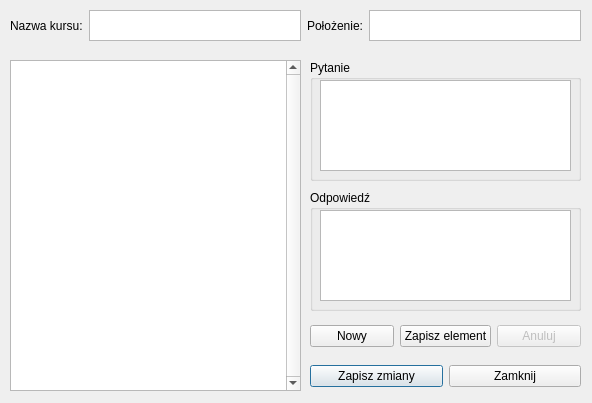
<?xml version="1.0" encoding="UTF-8"?>
<ui version="4.0">
 <class>CourseEdit</class>
 <widget class="QDialog" name="CourseEdit">
  <property name="geometry">
   <rect>
    <x>0</x>
    <y>0</y>
    <width>592</width>
    <height>403</height>
   </rect>
  </property>
  <property name="windowTitle">
   <string>Edycja kursu</string>
  </property>
  <widget class="QWidget" name="layoutWidget">
   <property name="geometry">
    <rect>
     <x>310</x>
     <y>360</y>
     <width>271</width>
     <height>33</height>
    </rect>
   </property>
   <layout class="QHBoxLayout">
    <property name="spacing">
     <number>6</number>
    </property>
    <property name="margin">
     <number>0</number>
    </property>
    <item>
     <widget class="QPushButton" name="okButton">
      <property name="text">
       <string>Zapisz zmiany</string>
      </property>
     </widget>
    </item>
    <item>
     <widget class="QPushButton" name="cancelButton">
      <property name="text">
       <string>Zamknij</string>
      </property>
     </widget>
    </item>
   </layout>
  </widget>
  <widget class="QTableView" name="tableView">
   <property name="geometry">
    <rect>
     <x>10</x>
     <y>60</y>
     <width>291</width>
     <height>331</height>
    </rect>
   </property>
   <property name="verticalScrollBarPolicy">
    <enum>Qt::ScrollBarAlwaysOn</enum>
   </property>
   <property name="alternatingRowColors">
    <bool>true</bool>
   </property>
   <property name="selectionMode">
    <enum>QAbstractItemView::SingleSelection</enum>
   </property>
   <property name="selectionBehavior">
    <enum>QAbstractItemView::SelectRows</enum>
   </property>
   <property name="verticalScrollMode">
    <enum>QAbstractItemView::ScrollPerItem</enum>
   </property>
  </widget>
  <widget class="QGroupBox" name="gbQuestion">
   <property name="geometry">
    <rect>
     <x>310</x>
     <y>60</y>
     <width>271</width>
     <height>121</height>
    </rect>
   </property>
   <property name="title">
    <string>Pytanie</string>
   </property>
   <widget class="QTextEdit" name="txtQuestion">
    <property name="geometry">
     <rect>
      <x>10</x>
      <y>20</y>
      <width>251</width>
      <height>91</height>
     </rect>
    </property>
    <property name="readOnly">
     <bool>false</bool>
    </property>
   </widget>
  </widget>
  <widget class="QGroupBox" name="gbAnswer">
   <property name="geometry">
    <rect>
     <x>310</x>
     <y>190</y>
     <width>271</width>
     <height>121</height>
    </rect>
   </property>
   <property name="title">
    <string>Odpowiedź</string>
   </property>
   <widget class="QTextEdit" name="txtAnswer">
    <property name="geometry">
     <rect>
      <x>10</x>
      <y>20</y>
      <width>251</width>
      <height>91</height>
     </rect>
    </property>
    <property name="readOnly">
     <bool>false</bool>
    </property>
   </widget>
  </widget>
  <widget class="QWidget" name="layoutWidget_2">
   <property name="geometry">
    <rect>
     <x>310</x>
     <y>320</y>
     <width>271</width>
     <height>33</height>
    </rect>
   </property>
   <layout class="QHBoxLayout" name="_2">
    <property name="spacing">
     <number>6</number>
    </property>
    <property name="margin">
     <number>0</number>
    </property>
    <item>
     <widget class="QPushButton" name="btnNew">
      <property name="text">
       <string>Nowy</string>
      </property>
     </widget>
    </item>
    <item>
     <widget class="QPushButton" name="btnSave">
      <property name="text">
       <string>Zapisz element</string>
      </property>
     </widget>
    </item>
    <item>
     <widget class="QPushButton" name="btnCancel">
      <property name="enabled">
       <bool>false</bool>
      </property>
      <property name="text">
       <string>Anuluj</string>
      </property>
     </widget>
    </item>
   </layout>
  </widget>
  <widget class="QWidget" name="horizontalLayoutWidget">
   <property name="geometry">
    <rect>
     <x>10</x>
     <y>10</y>
     <width>571</width>
     <height>31</height>
    </rect>
   </property>
   <layout class="QHBoxLayout" name="horizontalLayout">
    <item>
     <widget class="QLabel" name="lbName">
      <property name="text">
       <string>Nazwa kursu:</string>
      </property>
     </widget>
    </item>
    <item>
     <widget class="QTextEdit" name="txtName">
      <property name="readOnly">
       <bool>true</bool>
      </property>
     </widget>
    </item>
    <item>
     <widget class="QLabel" name="lbPath">
      <property name="text">
       <string>Położenie:</string>
      </property>
     </widget>
    </item>
    <item>
     <widget class="QTextEdit" name="txtPath">
      <property name="readOnly">
       <bool>true</bool>
      </property>
     </widget>
    </item>
   </layout>
  </widget>
 </widget>
 <resources/>
 <connections>
  <connection>
   <sender>okButton</sender>
   <signal>clicked()</signal>
   <receiver>CourseEdit</receiver>
   <slot>accept()</slot>
   <hints>
    <hint type="sourcelabel">
     <x>278</x>
     <y>253</y>
    </hint>
    <hint type="destinationlabel">
     <x>96</x>
     <y>254</y>
    </hint>
   </hints>
  </connection>
  <connection>
   <sender>cancelButton</sender>
   <signal>clicked()</signal>
   <receiver>CourseEdit</receiver>
   <slot>reject()</slot>
   <hints>
    <hint type="sourcelabel">
     <x>369</x>
     <y>253</y>
    </hint>
    <hint type="destinationlabel">
     <x>179</x>
     <y>282</y>
    </hint>
   </hints>
  </connection>
 </connections>
</ui>
